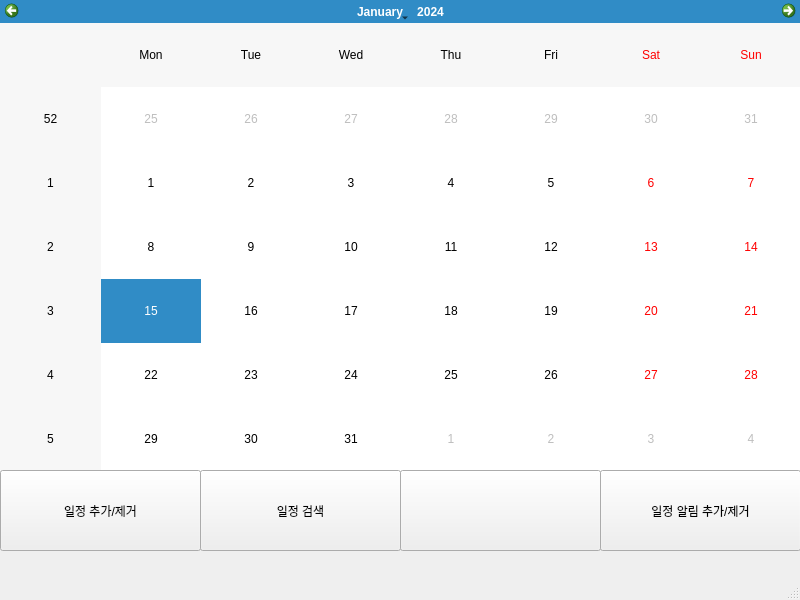
<?xml version="1.0" encoding="UTF-8"?>
<ui version="4.0">
 <class>MainWindow</class>
 <widget class="QMainWindow" name="MainWindow">
  <property name="geometry">
   <rect>
    <x>0</x>
    <y>0</y>
    <width>800</width>
    <height>600</height>
   </rect>
  </property>
  <property name="windowTitle">
   <string>MainWindow</string>
  </property>
  <widget class="QWidget" name="centralwidget">
   <widget class="QCalendarWidget" name="calendarWidget">
    <property name="geometry">
     <rect>
      <x>0</x>
      <y>0</y>
      <width>801</width>
      <height>471</height>
     </rect>
    </property>
   </widget>
   <widget class="QPushButton" name="pushButton">
    <property name="geometry">
     <rect>
      <x>0</x>
      <y>470</y>
      <width>201</width>
      <height>81</height>
     </rect>
    </property>
    <property name="text">
     <string>일정 추가/제거</string>
    </property>
   </widget>
   <widget class="QPushButton" name="pushButton_2">
    <property name="geometry">
     <rect>
      <x>200</x>
      <y>470</y>
      <width>201</width>
      <height>81</height>
     </rect>
    </property>
    <property name="text">
     <string>일정 검색</string>
    </property>
   </widget>
   <widget class="QPushButton" name="pushButton_3">
    <property name="geometry">
     <rect>
      <x>400</x>
      <y>470</y>
      <width>201</width>
      <height>81</height>
     </rect>
    </property>
    <property name="text">
     <string/>
    </property>
   </widget>
   <widget class="QPushButton" name="pushButton_4">
    <property name="geometry">
     <rect>
      <x>600</x>
      <y>470</y>
      <width>201</width>
      <height>81</height>
     </rect>
    </property>
    <property name="text">
     <string>일정 알림 추가/제거</string>
    </property>
   </widget>
  </widget>
  <widget class="QMenuBar" name="menubar">
   <property name="geometry">
    <rect>
     <x>0</x>
     <y>0</y>
     <width>800</width>
     <height>22</height>
    </rect>
   </property>
  </widget>
  <widget class="QStatusBar" name="statusbar"/>
 </widget>
 <resources/>
 <connections/>
</ui>
